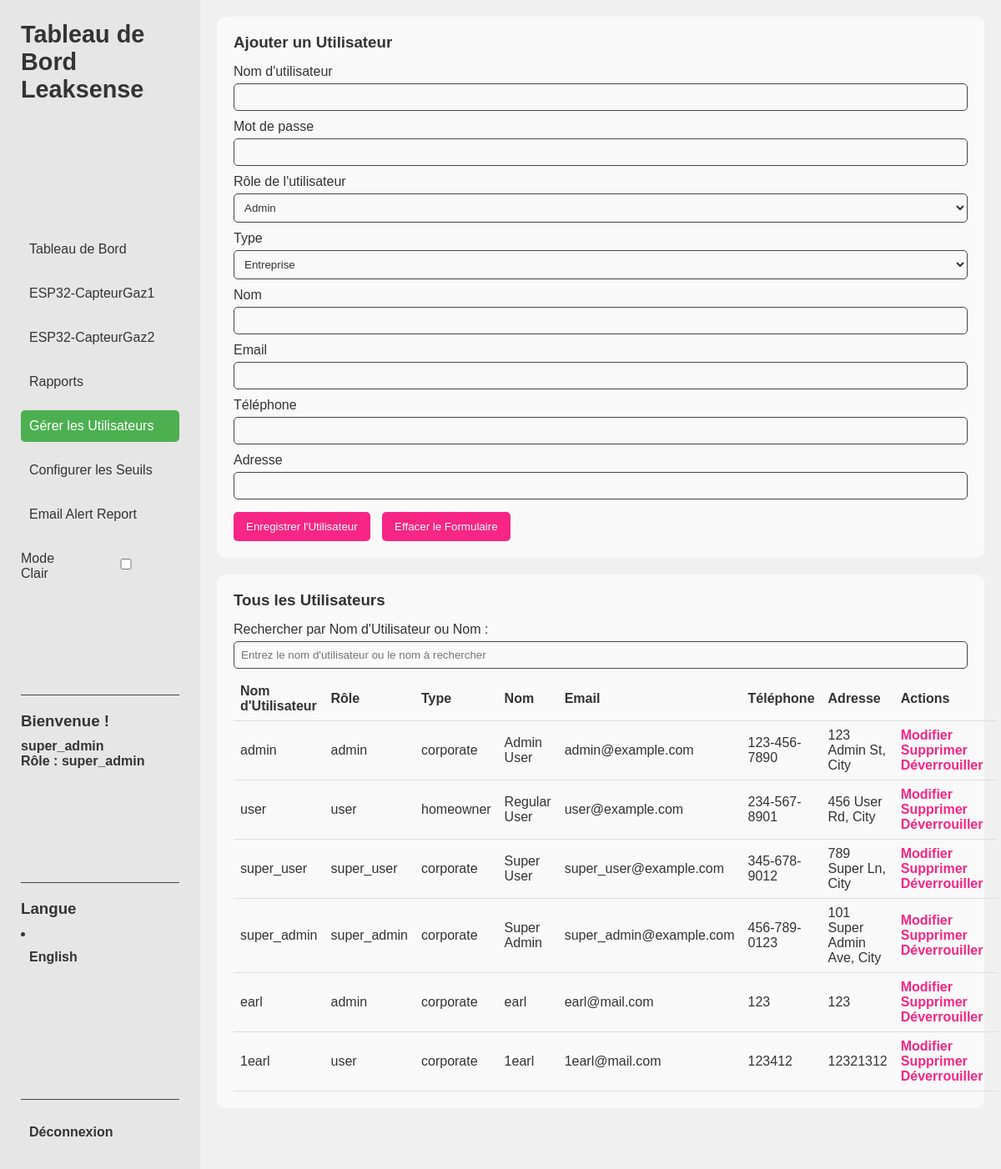
Page /dashboard/manage_user_fr.php (signed in) on the earlier database version.
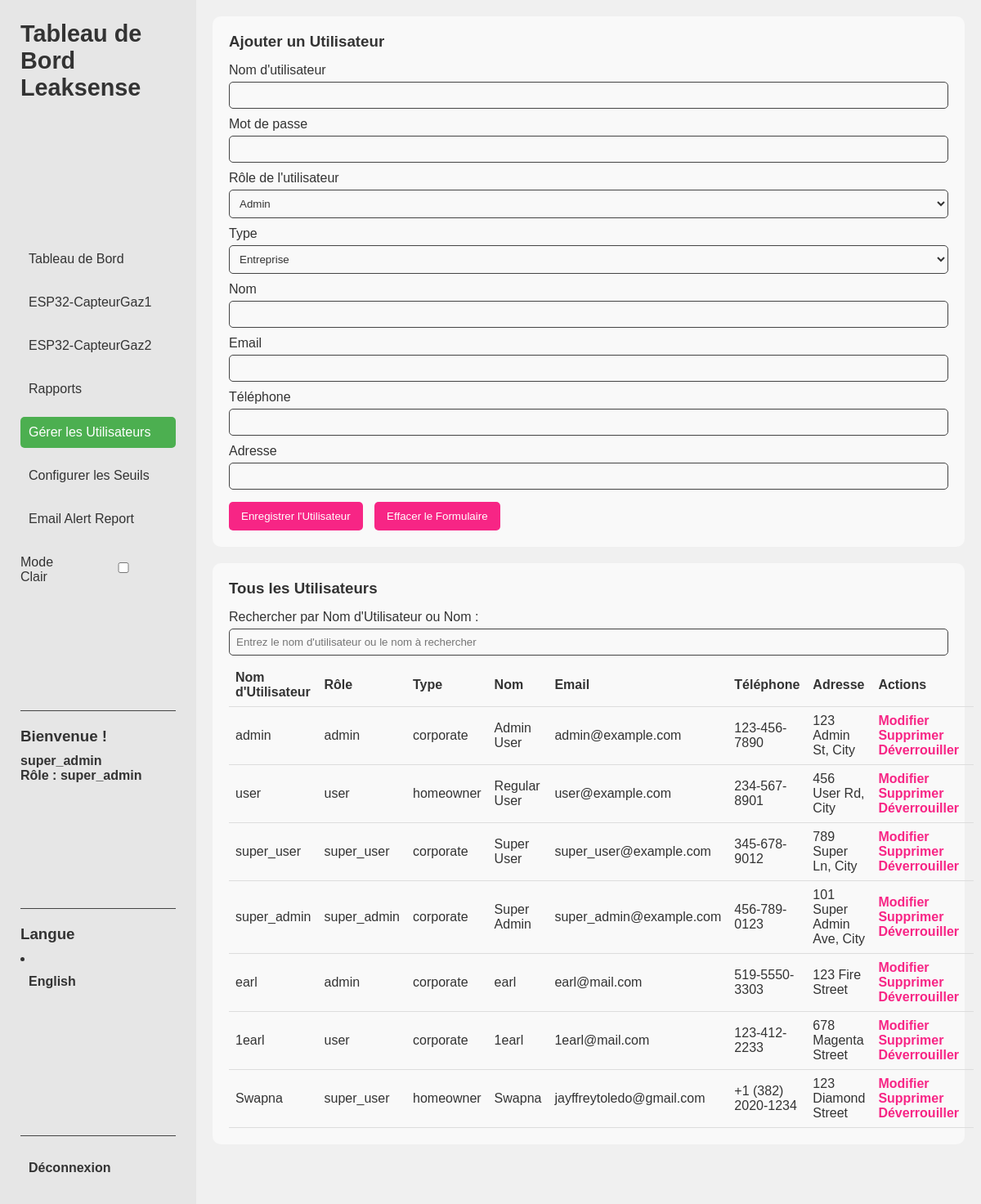
Same page on the later database version.
### tables this page shows
CREATE TABLE `user` (
  `userID` int(11) NOT NULL,
  `username` varchar(50) NOT NULL,
  `password` varchar(255) NOT NULL,
  `userrole` enum('admin','user','super_user','super_admin') NOT NULL,
  `type` enum('corporate','homeowner') NOT NULL,
  `name` varchar(100) NOT NULL,
  `email` varchar(100) NOT NULL,
  `phone` varchar(20) DEFAULT NULL,
  `address` varchar(255) DEFAULT NULL,
  `status` tinyint(1) DEFAULT 0,
  `login_attempt` int(11) DEFAULT 0,
  `lockout_until` timestamp NULL DEFAULT NULL,
  `timestamp` timestamp NOT NULL DEFAULT current_timestamp()
);

### dashboard/manage_user_fr.php (the view, shortened to what the changed rows need)
<?php
include '../db_connection.php';
$stmt = $pdo->query("SELECT * FROM user");
$users = $stmt->fetchAll(PDO::FETCH_ASSOC);
?>
<!DOCTYPE html>
<html lang="fr">
<head>
</head>
<body class="light">
    <div class="dashboard-container">
        <aside class="sidebar">
            <h2>Tableau de Bord Leaksense</h2>
        </aside>
        <main class="main-dashboard">
            <div class="table-container">
                <table id="userTable">
                    <thead>
                        <tr>
                            <th>Nom d'Utilisateur</th>
                            <th>Rôle</th>
                            <th>Type</th>
                            <th>Nom</th>
                            <th>Email</th>
                            <th>Téléphone</th>
                            <th>Adresse</th>
                            <th>Actions</th>
                        </tr>
                    </thead>
                    <tbody>
                        <?php foreach ($users as $user): ?>
                            <tr>
                                <td><?php echo htmlspecialchars($user["username"]); ?></td>
                                <td><?php echo htmlspecialchars($user["userrole"]); ?></td>
                                <td><?php echo htmlspecialchars($user["type"]); ?></td>
                                <td><?php echo htmlspecialchars($user["name"]); ?></td>
                                <td><?php echo htmlspecialchars($user["email"]); ?></td>
                                <td><?php echo htmlspecialchars($user["phone"]); ?></td>
                                <td><?php echo htmlspecialchars($user["address"]); ?></td>
                                <td class="action-buttons">
                                    <a href="?action=edit&username=<?php echo urlencode($user["username"]); ?>">Modifier</a>
                                    <a href="?action=delete&username=<?php echo urlencode($user["username"]); ?>" onclick="return confirm('Êtes-vous sûr ?')">Supprimer</a>
                                    <a href="?action=unlock&username=<?php echo urlencode($user["username"]); ?>">Déverrouiller</a>
                                </td>
                            </tr>
                        <?php endforeach; ?>
                    </tbody>
                </table>
            </div>
        </main>
    </div>
</body>
</html>

Differences in the rows shown:
changed user "earl": phone "123" → "519-5550-3303"; address "123" → "123 Fire Street"
changed user "1earl": phone "123412" → "123-412-2233"; address "12321312" → "678 Magenta Street"
added user: username "Swapna", userrole "super_user", type "homeowner", name "Swapna", email "jayffreytoledo@gmail.com", phone "+1 (382) 2020-1234", address "123 Diamond Street"
